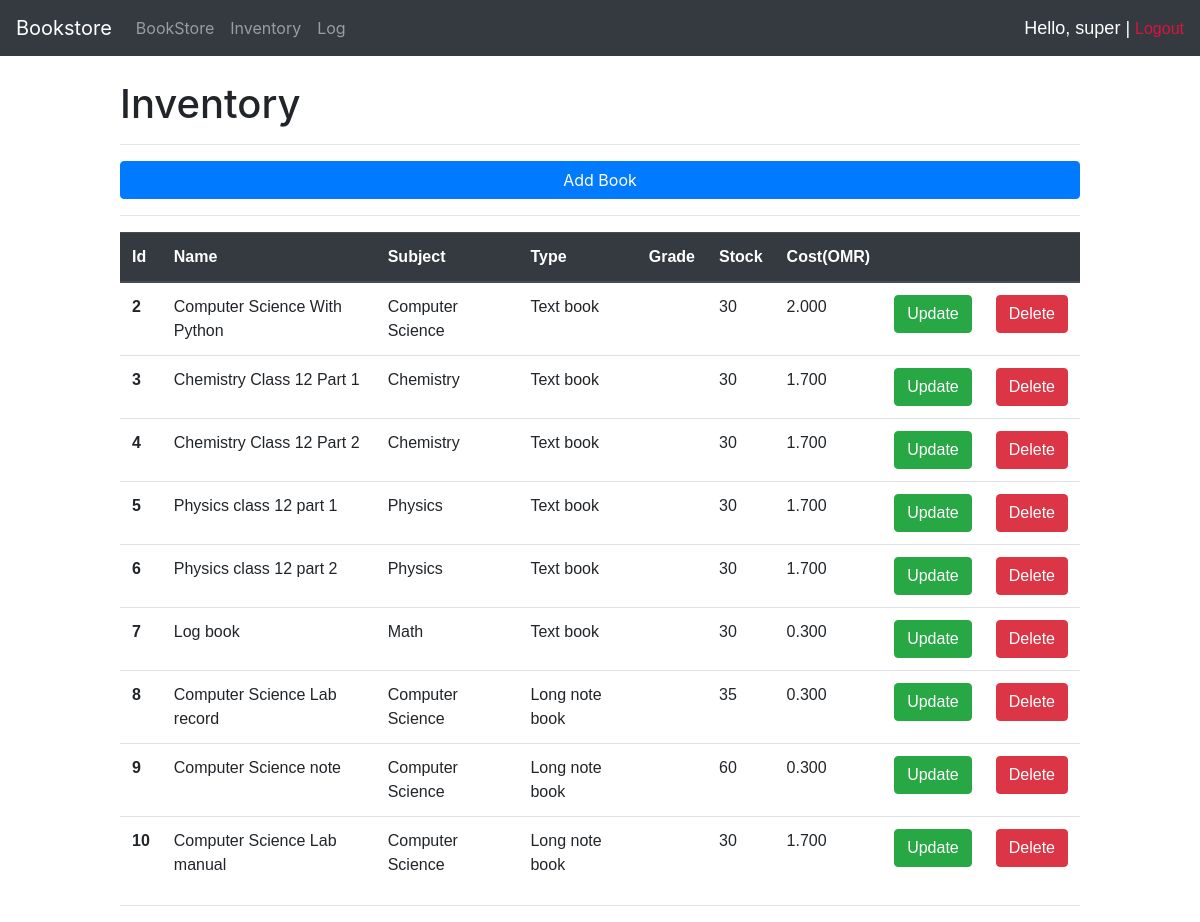
Screenshot of /inventory/ (signed in) with the database file from the repository.
### account/models.py (models this page shows, shortened)
class Account(AbstractBaseUser):
    grade_choice = (('1', '1'),
                    ('2', '2'),
                    ('3', '3'),
                    ('4', '4'),
                    ('5', '5'),
                    ('6', '6'),
                    ('7', '7'),
                    ('8', '8'),
                    ('9', '9'),
                    ('10','10'),
                    ('11','11'),
                    ('12','12'),
                    )
    email = models.EmailField(verbose_name="email", max_length=60, unique=True)
    username = models.CharField(max_length=30, unique=True)
    first_name = models.CharField(max_length=30)
    last_name = models.CharField(max_length=30)
    grno = models.IntegerField(null=False, unique=True)
    garde = models.CharField(max_length=100, choices=grade_choice)
    is_admin = models.BooleanField(default=False)
    is_active = models.BooleanField(default=True)
    is_staff = models.BooleanField(default=False)
    is_superuser = models.BooleanField(default=False)
    is_customer = models.BooleanField(default=True)
    date_joined = models.DateTimeField(auto_now_add=True)
    USERNAME_FIELD = 'email'
    REQUIRED_FIELDS = ['username', 'first_name', 'last_name','grno', 'garde',]
    objects = Manager()
    def __str__(self) :
        return(self.first_name)

### inventory/models.py (models this page shows, shortened)
class Book(models.Model) :
    subject_choice = (('English', 'English'),
                    ('Math', 'Math'),
                    ('Science', 'Science'),
                    ('Physics', 'Physics'),
                    ('Chemistry', 'Chemistry'),
                    ('Biology', 'Biology'),
                    ('Computer Science', 'Computer Science'),
                    ('Social Studies', 'Social Studies'),
                    ('Hindi', 'Hindi'),
                    ('Arabic', 'Arabic'),
                    )
    type_choice = (('Text book', 'Text book'),
                    ('Long note book', 'Long note book'),
                    ('Short note book', 'Short note book')
                    )
    grade_choice = (('1', '1'),
                    ('2', '2'),
                    ('3', '3'),
                    ('4', '4'),
                    ('5', '5'),
                    ('6', '6'),
                    ('7', '7'),
                    ('8', '8'),
                    ('9', '9'),
                    ('10','10'),
                    ('11','11'),
                    ('12','12'),
                    ('All', 'All')
                    )
    name = models.CharField(max_length=100, unique=True)
    subject = models.CharField(max_length=100, choices=subject_choice)
    book_type = models.CharField(max_length=100, choices=type_choice)
    grade = models.CharField(max_length=100, choices=grade_choice)
    stock = models.IntegerField()
    cost = models.DecimalField(max_digits=5, decimal_places=3)

### account/decorators.py (the view, shortened to what this page needs)
        def wrapper_func(request, *args, **kwargs) :
            if ('superuser' in perms) and (request.user.is_superuser) :
                return(view_func(request, *args, **kwargs))

### inventory/views.py (called while the page is built)
@login_required(login_url='login')
@allowed_users(perms=['superuser', 'admin', 'staff'])
def inventory(request) :
    books = Book.objects.all()
    context = {'books':books}
    return(render(request, 'inventory/home.html', context))

### inventory/templates/inventory/home.html (shortened to what this page needs)
{% extends 'inventory/main.html' %}
{% block content %}
    <br>
    <h1>Inventory</h1>
    <hr>
    <a href="{% url 'add' %}" class="btn btn-primary" id="add">Add Book</a>
    <hr>
    <table class="table">
        <thead class="thead-dark">
        <tr>
            <th scope="col">Id</th>
            <th scope="col">Name</th>
            <th scope="col">Subject</th>
            <th scope="col">Type</th>
            <th scope="col">Grade</th>
            <th scope="col">Stock</th>
            <th scope="col">Cost(OMR)</th>
            <th scope="col"></th>
            <th scope="col"></th>
        </tr>
        </thead>
        <tbody>
        {% for book in books %}
            <tr>
                <th scope="row">{{book.id}}</th>
                <td>{{book.name}}</td>
                <td>{{book.subject}}</td>
                <td>{{book.book_type}}</td>
                <td>{{book.garde}}</td>
                <td>{{book.stock}}</td>
                <td>{{book.cost}}</td>
                <td><a href="{% url 'update' book.id %}" class="btn btn-success">Update</a></td>
                <td><a href="{% url 'delete' book.id %}" class="btn btn-danger">Delete</a></td>
            </tr>
        {% endfor %}
        </tbody>
    </table>
    <hr>
{% endblock %}

### inventory/templates/inventory/navbar.html (shortened to what this page needs)
<nav class="navbar navbar-expand-lg navbar-dark bg-dark">
    <a class="navbar-brand" href="{% url 'store' %}">Bookstore</a>
    <div class="collapse navbar-collapse" id="navbarNavAltMarkup">
      <div class="navbar-nav">
        <a class="nav-item nav-link" href="{% url 'store' %}">BookStore</a>
        <a class="nav-item nav-link" href="{% url 'inventory' %}">Inventory</a>
        <a class="nav-item nav-link" href="{% url 'log' %}">Log</a>
      </div>
    </div>
    <div>
      <span id="username">Hello, {{request.user}} | </span>
      <span><a href="{% url 'logout' %}" id="logout">Logout</a></span>
    </div>
</nav>

### inventory/templates/inventory/navbar.html (style rules this page uses)
#logout { color: crimson; font-family: Arial, Helvetica, sans-serif; }
#username { color: white; font-size: 18px; font-family: Arial, Helvetica, sans-serif; }

### inventory/templates/inventory/home.html (style rules this page uses)
#add { width: 100%; }
.table { font-family: Arial, Helvetica, sans-serif; }

### rows the page displays
Account: user "super"
Book: id "2", name "Computer Science With Python", subject "Computer Science", book_type "Text book", stock "30", cost "2.000"
Book: id "3", name "Chemistry Class 12 Part 1", subject "Chemistry", book_type "Text book", stock "30", cost "1.700"
Book: id "4", name "Chemistry Class 12 Part 2", subject "Chemistry", book_type "Text book", stock "30", cost "1.700"
Book: id "5", name "Physics class 12 part 1", subject "Physics", book_type "Text book", stock "30", cost "1.700"
Book: id "6", name "Physics class 12 part 2", subject "Physics", book_type "Text book", stock "30", cost "1.700"
Book: id "7", name "Log book", subject "Math", book_type "Text book", stock "30", cost "0.300"
Book: id "8", name "Computer Science Lab record", subject "Computer Science", book_type "Long note book", stock "35", cost "0.300"
Book: id "9", name "Computer Science note", subject "Computer Science", book_type "Long note book", stock "60", cost "0.300"
Book: id "10", name "Computer Science Lab manual", subject "Computer Science", book_type "Long note book", stock "30", cost "1.700"
